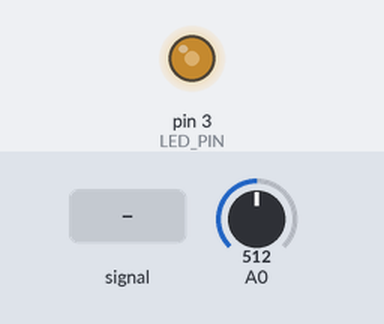
The sketch below on a simulated Arduino Uno, built with avr-gcc and run on an emulated ATmega328P. Parts: output pins drawn as LEDs (lit = HIGH). Inputs (shaded band) come from the test bench; at power-on: A0 = 512. What the sketch prints to the serial monitor is not drawn.

Above: at 1.2 s.
1.3 s: A0 fed a 200 Hz sine of ±81 counts around its level
4.3 s: A0 set to 900
At 5.5 s:
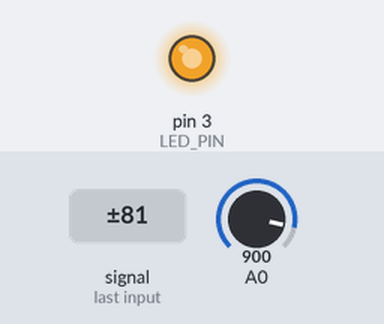
5.8 s: A0 set to 122
At 6.6 s:
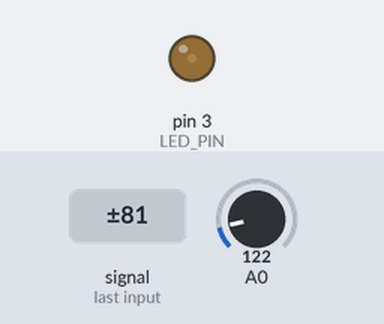
7.3 s: A0 set to 0
At 7.7 s:
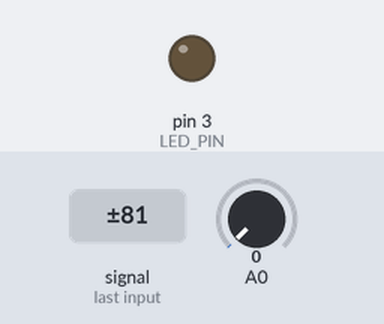
Timing chart, 0 to 9.8 s (numbered marks = the images above; inputs shaded):
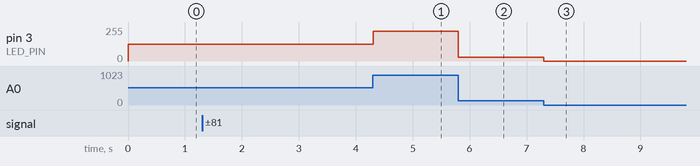

The sketch:

Noise.ino
```cpp
#define LED_PIN 3
#define IR_DIST_SENS A0
#define MA 10

void setup() {
  Serial.begin(115200);
  pinMode(LED_PIN, OUTPUT);
}

void loop() {
  int distance = measure(IR_DIST_SENS);
  Serial.println(distance);
  analogWrite(LED_PIN, map(distance, 0, 1023, 0, 255));
}
int measure(int pin)
{
  static int measurements[MA];

  for (int i = 0; i < MA - 1; i++)
  {
    measurements[i] = measurements[i + 1];
  }
  measurements[MA - 1] = analogRead(pin);


  long mean = 0;
  //на этот раз цикл идет до последнего элемента массива
  for (int i = 0; i < MA; i++)
  {
    mean += measurements[i];
  }
  return mean /= MA;
}
```

Measured:
- after the input at 4.3 s, pin 3 (LED_PIN): 127/255 → 224/255 at once
- after the input at 5.8 s, pin 3 (LED_PIN): 224/255 → 30/255 at once
- after the input at 7.3 s, pin 3 (LED_PIN): 30/255 → 0/255 at once
